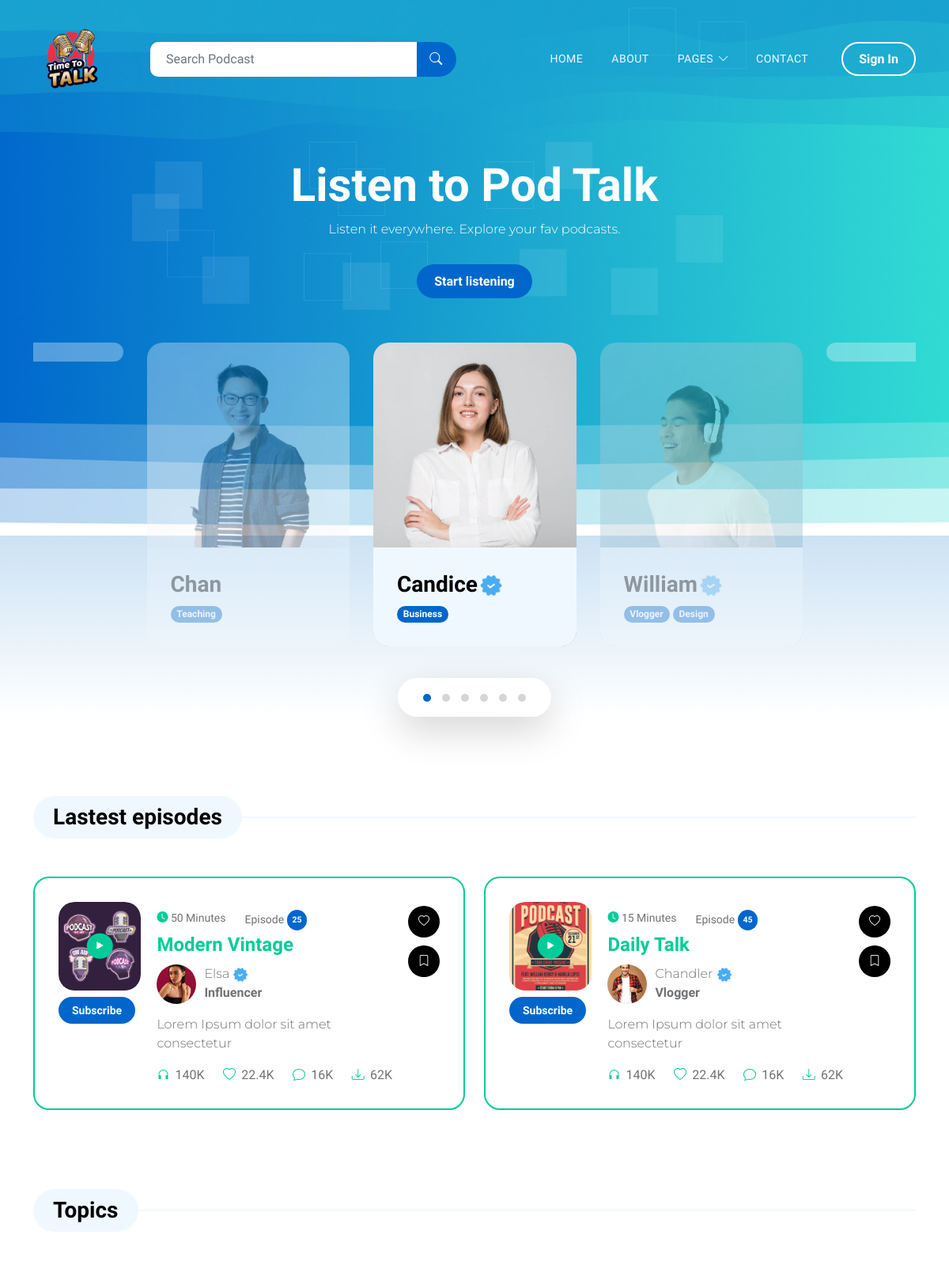
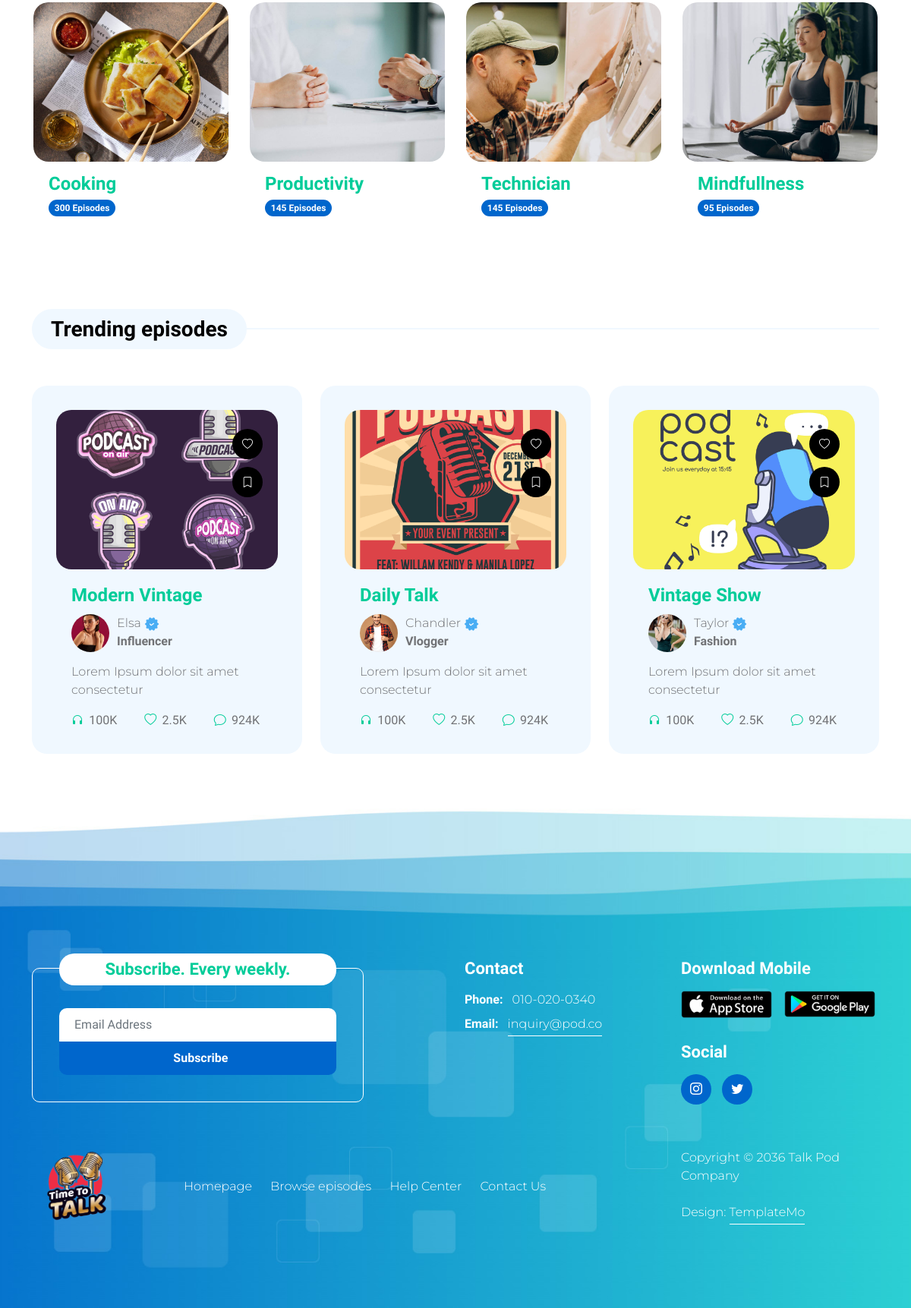
The page / on the database its author committed (2 pictures, top to bottom).
### pages/models.py (models this page shows, shortened)
class HomeCarusel(models.Model):
    name = models.CharField('HomeCarusel name', max_length=40)
    img = models.ImageField('HomeCarusel image', upload_to='media')
    info1 = models.CharField('HomeCarusel info_1', max_length=15)
    info2 = models.CharField('HomeCarusel info_2', max_length=15, blank = True)
    boolean = models.BooleanField('Nout bool')
    ''' verified = models.ImageField('HomeCarusel verified image', upload_to='media', blank=True) '''

class HomeEpisode(models.Model):
    homegenre = models.ForeignKey(HomeGenre, on_delete=models.CASCADE, related_name='Full_list')
    name = models.CharField('HomeEpisode name', max_length=40)
    img = models.ImageField('HomeEpisode image', upload_to='media/podcast_poster')
    info = models.CharField('HomeEpisode info', max_length=115)
    duration = models.PositiveIntegerField('HomeEpisode duration (min)')
    episode_count = models.PositiveIntegerField('HomeEpisode episode_count')
    author = models.CharField('HomeEpisode author', max_length=40, blank=False)
    author_info = models.CharField('HomeEpisode author_info', max_length=20)
    author_img = models.ImageField('HomeEpisode author_img', upload_to='media/home__auther')
    story = models.TextField('HomeGenre story')

class HomeGenre(models.Model):
    topic = models.CharField('HomeGenre topic', max_length=20)
    img = models.ImageField('HomeGenre image', upload_to='media')
    i_count = models.CharField('HomeGenre i_count', max_length=25)
    ''' Надпись сверху листинг страницы '''
    story = models.TextField('HomeGenre story')
    slug = models.SlugField('HomeGenre link', unique=True, blank=True)

### pages/views.py (the view)
# urls.py: path('', views.IndexListView.as_view(), name='index'),
class IndexListView(ListView):
    template_name = 'pages/index.html'
    def get(self, request):
        home_carusel_list=HomeCarusel.objects.all()
        home_genre_list=HomeGenre.objects.all()
        home_latest_episode_list=HomeEpisode.objects.all()[:2]
        home_episodes_list=HomeEpisode.objects.all()[:3]
        return render(request, 'pages/index.html', context={'home_carusel_list':home_carusel_list,
                                                            'home_genre_list':home_genre_list,
                                                            'home_latest_episode_list':home_latest_episode_list,
                                                            'home_episode_list':home_episodes_list})

### pages/templates/pages/index.html (shortened to what this page needs)
{% extends 'pages/base.html' %}
{% block body %}
            <section class="hero-section">
                <div class="container">
                    <div class="row">
                        <div class="col-lg-12 col-12">
                            <div class="text-center mb-5 pb-2">
                                <h1 class="text-white">Listen to Pod Talk</h1>
                                <p class="text-white">Listen it everywhere. Explore your fav podcasts.</p>
                                <a href="#section_2" class="btn custom-btn smoothscroll mt-3">Start listening</a>
                            </div>
                            <div class="owl-carousel owl-theme">
                                {% for i in home_carusel_list %}
                                <div class="owl-carousel-info-wrap item">
                                    <img src="{{ i.img.url }}" class="owl-carousel-image img-fluid" alt="{{ i.info1 }}">
                                    <div class="owl-carousel-info">
                                        <h4 class="mb-2">
                                            {{ i.name }}
                                            {% if i.boolean %}
                                                <img src="../../../media/media/verified.png" class="owl-carousel-verified-image img-fluid" alt="">
                                            {% endif %}
                                        </h4>
                                        <span class="badge">{{ i.info1 }}</span>
                                        <span class="badge">{{ i.info2 }}</span>
                                    </div>
                                    <div class="social-share">
                                    </div>
                                </div>
                                {% endfor %}
                            </div>
                        </div>
                    </div>
                </div>
            </section>
            <section class="latest-podcast-section section-padding pb-0" id="section_2">
                <div class="container">
                    <div class="row justify-content-center">
                        <div class="col-lg-12 col-12">
                            <div class="section-title-wrap mb-5">
                                <h4 class="section-title">Lastest episodes</h4>
                            </div>
                        </div>
                        {% for i in home_latest_episode_list %}
                        <div class="col-lg-6 col-12">
                            <div class="custom-block d-flex">
                                <div class="">
                                    <div class="custom-block-icon-wrap">
                                        <a href="{% url 'detail_page' i.id %}" class="custom-block-image-wrap">
                                            <a href="#" class="custom-block-icon">
                                                <i class="bi-play-fill"></i>
                                            </a>
                                        </a>
                                    </div>
                                    <div class="mt-2">
                                        <a href="#" class="btn custom-btn">
                                            Subscribe
                                        </a>
                                    </div>
                                </div>
                                <div class="custom-block-info">
                                    <div class="custom-block-top d-flex mb-1">
                                        <small class="me-4">
                                            <i class="bi-clock-fill custom-icon"></i>
                                            {{ i.duration }} Minutes
                                        </small>
                                        <small>Episode <span class="badge">{{ i.episode_count }}</span></small>
                                    </div>
                                    <h5 class="mb-2">
                                        <a href="{% url 'detail_page' i.id %}">
                                            {{ i.name }}
                                        </a>
                                    </h5>
                                    <div class="profile-block d-flex">
                                        <img src="{{ i.author_img.url }}" class="profile-block-image img-fluid" alt="">
                                        <p>{{ i.author }}
                                        <img src="../../../media/media/verified.png" class="verified-image img-fluid" alt="">
                                            <strong>{{ i.author_info }}</strong></p>
                                    </div>
                                    <p class="mb-0">{{ i.info }}</p>
                                    <div class="custom-block-bottom d-flex justify-content-between mt-3">
                                        <a href="#" class="bi-headphones me-1">
                                            <span>140k</span>
                                        </a>
                                        <a href="#" class="bi-heart me-1">
                                            <span>22.4k</span>
                                        </a>
                                        <a href="#" class="bi-chat me-1">
                                            <span>16k</span>
                                        </a>
                                        <a href="#" class="bi-download">
                                            <span>62k</span>
                                        </a>
                                    </div>
                                </div>
                                <div class="d-flex flex-column ms-auto">
                                    <a href="#" class="badge ms-auto">
                                        <i class="bi-heart"></i>
                                    </a>
                                    <a href="#" class="badge ms-auto">
                                        <i class="bi-bookmark"></i>
                                    </a>
                                </div>
                            </div>
                        </div>
                        {% endfor %}
                    </div>
                </div>
            </section>
            <section class="topics-section section-padding pb-0" id="section_3">
                <div class="container">
                    <div class="row">
                        <div class="col-lg-12 col-12">
                            <div class="section-title-wrap mb-5">
                                <h4 class="section-title">Topics</h4>
                            </div>
                        </div>
                        {% for i in home_genre_list %}
                        <div class="col-lg-3 col-md-6 col-12 mb-4 mb-lg-0">
                            <div class="custom-block custom-block-overlay">
                                <a href="{% url 'listing_page' i.id %}" class="custom-block-image-wrap">
                                    <img src="{{ i.img.url }}" class="custom-block-image img-fluid" alt="">
                                </a>
                                <div class="custom-block-info custom-block-overlay-info">
                                    <h5 class="mb-1">
                                        <a href="listing-page.html">
                                            {{ i.topic }}
                                        </a>
                                    </h5>
                                    <p class="badge mb-0">{{ i.i_count }} Episodes</p>
                                </div>
                            </div>
                        </div>
                        {% endfor %}
                    </div>
                </div>
            </section>
            <section class="trending-podcast-section section-padding">
                <div class="container">
                    <div class="row">
                        <div class="col-lg-12 col-12">
                            <div class="section-title-wrap mb-5">
                                <h4 class="section-title">Trending episodes</h4>
                            </div>
                        </div>
                        {% for i in home_episode_list %}
                        <div class="col-lg-4 col-12">
                            <div class="custom-block custom-block-full">
                                <div class="custom-block-image-wrap">
                                    <a href="{% url 'detail_page' i.id %}">
                                        <img src="{{ i.img.url }}" class="custom-block-image img-fluid" alt="">
                                    </a>
                                </div>
                                <div class="custom-block-info">
                                    <h5 class="mb-2">
                                        <a href="{% url 'detail_page' i.id %}">
                                            {{ i.name }}
                                        </a>
                                    </h5>
                                    <div class="profile-block d-flex">
                                        <img src="{{ i.author_img.url }}" class="profile-block-image img-fluid" alt="">
                                        <p>
                                            {{ i.author }}
                                            <img src="../../../media/media/verified.png" class="verified-image img-fluid" alt="">
                                            <strong>{{ i.author_info }}</strong></p>
                                    </div>
                                    <p class="mb-0">{{ i.info }}</p>
                                    <div class="custom-block-bottom d-flex justify-content-between mt-3">
                                        <a href="#" class="bi-headphones me-1">
                                            <span>100k</span>
                                        </a>
                                        <a href="#" class="bi-heart me-1">
                                            <span>2.5k</span>
                                        </a>
                                        <a href="#" class="bi-chat me-1">
                                            <span>924k</span>
                                        </a>
                                    </div>
                                </div>
                                <div class="social-share d-flex flex-column ms-auto">
                                    <a href="#" class="badge ms-auto">
                                        <i class="bi-heart"></i>
                                    </a>
                                    <a href="#" class="badge ms-auto">
                                        <i class="bi-bookmark"></i>
                                    </a>
                                </div>
                            </div>
                        </div>
                        {% endfor %}
                    </div>
                </div>
            </section>
{% endblock %}

### rows shown on the page
HomeCarusel: img (picture), name "Candice", boolean True (drawn), info1 "Business"
HomeCarusel: img (picture), name "William", boolean True (drawn), info1 "Vlogger", info2 "Design"
HomeCarusel: img (picture), name "Chan", info1 "Teaching"
HomeEpisode: duration "50", episode_count "25", name "Modern Vintage", author_img (picture), author "Elsa", author_info "Influencer", info "Lorem Ipsum dolor sit amet consectetur", img (picture)
HomeEpisode: duration "15", episode_count "45", name "Daily Talk", author_img (picture), author "Chandler", author_info "Vlogger", info "Lorem Ipsum dolor sit amet consectetur", img (picture)
HomeGenre: img (picture), topic "Cooking", i_count "300"
HomeGenre: img (picture), topic "Productivity", i_count "145"
HomeGenre: img (picture), topic "Technician", i_count "145"
HomeGenre: img (picture), topic "Mindfullness", i_count "95"
HomeEpisode: img (picture), name "Vintage Show", author_img (picture), author "Taylor", author_info "Fashion", info "Lorem Ipsum dolor sit amet consectetur"
